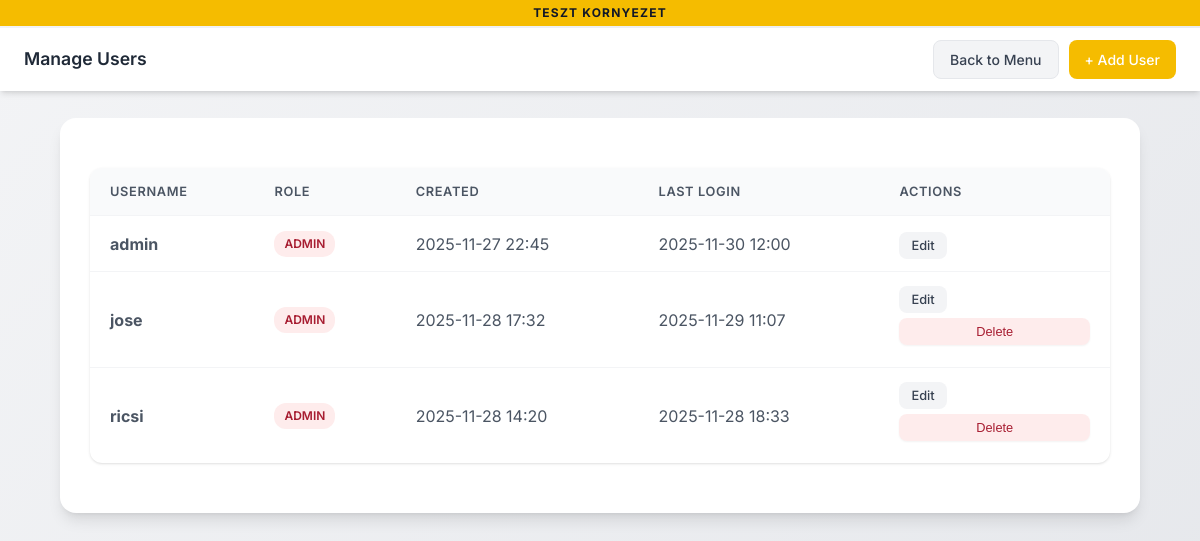
/manage_users (signed in), run on an earlier commit of the app's database.
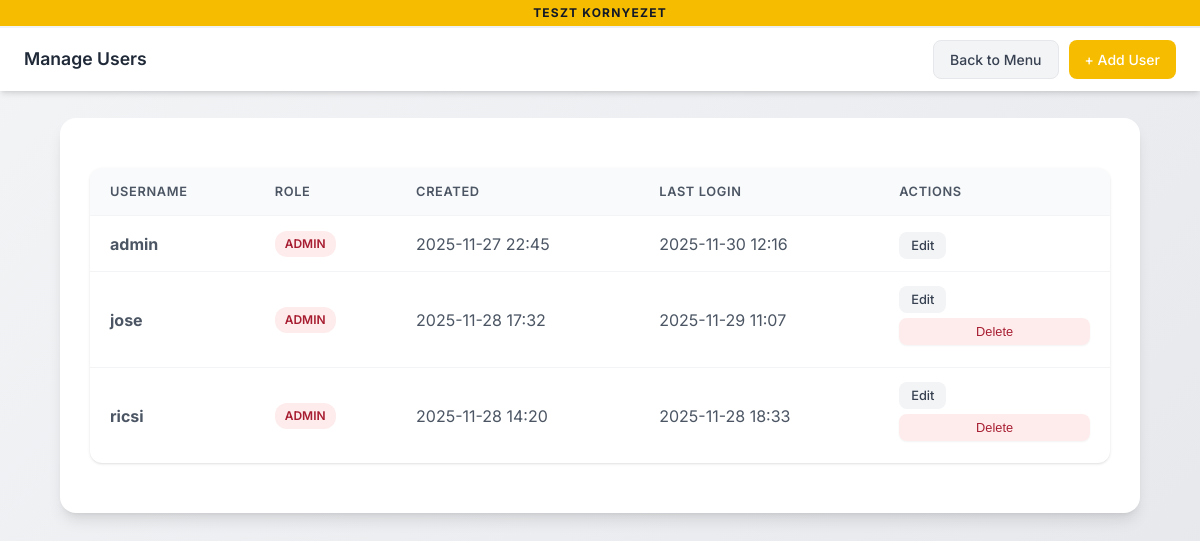
And on a later commit of the database.
### tables this page shows
CREATE TABLE users (
                id INTEGER PRIMARY KEY,
                username TEXT UNIQUE NOT NULL,
                password_hash TEXT NOT NULL,
                salt TEXT NOT NULL,
                role TEXT DEFAULT 'user',
                created_at TIMESTAMP DEFAULT CURRENT_TIMESTAMP,
                last_login TIMESTAMP
            );

### app.py (the view)
@app.route('/manage_users')
@admin_required
def manage_users():
    users = query_db("SELECT id, username, role, created_at, last_login FROM users ORDER BY username")
    return render_template('manage_users.html', users=users)

### app.py (called while the page is built)
def query_db(query: str, args: tuple = (), one: bool = False) -> list | sqlite3.Row | None:
    conn = sqlite3.connect(DATABASE)
    conn.row_factory = sqlite3.Row
    cur = conn.cursor()
    cur.execute(query, args)
    rv = cur.fetchall()
    conn.commit()
    conn.close()
    return (rv[0] if rv else None) if one else rv

def login_required(f):
    @wraps(f)
    def decorated_function(*args, **kwargs):
        if 'user_id' not in session:
            if request.is_json:
                return jsonify({"status": "error", "message": "Authentication required"}), 401
            return redirect(url_for('login', next=request.url))
        if 'last_activity' in session:
            last_activity = datetime.fromisoformat(session['last_activity'])
            if datetime.now() - last_activity > timedelta(minutes=SESSION_TIMEOUT_MINUTES):
                session.clear()
                if request.is_json:
                    return jsonify({"status": "error", "message": "Session expired"}), 401
                return redirect(url_for('login', next=request.url))
        session['last_activity'] = datetime.now().isoformat()
        return f(*args, **kwargs)
    return decorated_function

def admin_required(f):
    @wraps(f)
    @login_required
    def decorated_function(*args, **kwargs):
        if session.get('role') != 'admin':
            if request.is_json:
                return jsonify({"status": "error", "message": "Admin access required"}), 403
            return render_template('error.html', message="Admin access required"), 403
        return f(*args, **kwargs)
    return decorated_function

@app.before_request
def update_gauge_metrics():
    try:
        active_sessions = query_db("SELECT COUNT(*) as count FROM market_sessions WHERE closed_at IS NULL", one=True)
        active_market_sessions.set(active_sessions['count'] if active_sessions else 0)
        b2b_pending = query_db("SELECT COUNT(*) as count FROM b2b_orders WHERE status = 'pending'", one=True)
        orders_pending.labels(type='b2b').set(b2b_pending['count'] if b2b_pending else 0)
    except Exception as e:
        logging.debug(f"Metrics update skipped: {e}")  # Don't fail requests if metrics update fails

@app.context_processor
def inject_globals():
    return dict(
        billingo_env=BILLINGO_ENV,
        current_user=session.get('username'),
        is_admin=session.get('role') == 'admin'
    )

### templates/manage_users.html (shortened to what this page needs)
<!DOCTYPE html>
<html lang="en">
<head>
    <link rel="stylesheet" href="{{ url_for('static', filename='style.css') }}">
</head>
<body>
    <div class="env-indicator {{ 'test' if billingo_env == 'test' else 'prod' }}">
        {% if billingo_env == 'test' %}
            TESZT kornyezet
        {% else %}
            ÉLES RENDSZER
        {% endif %}
    </div>
    <nav class="top-nav">
        <span class="nav-title">Manage Users</span>
        <div class="nav-actions">
            <a href="{{ url_for('main_menu') }}" class="nav-btn secondary">Back to Menu</a>
            <a href="{{ url_for('add_user') }}" class="nav-btn primary">+ Add User</a>
        </div>
    </nav>
    <div class="container">
        {% if users %}
        <table class="users-table">
            <thead>
                <tr>
                    <th>Username</th>
                    <th>Role</th>
                    <th>Created</th>
                    <th>Last Login</th>
                    <th>Actions</th>
                </tr>
            </thead>
            <tbody>
                {% for user in users %}
                <tr>
                    <td><strong>{{ user[1] }}</strong></td>
                    <td>
                        <span class="role-badge {{ user[2] }}">{{ user[2]|upper }}</span>
                    </td>
                    <td>{{ user[3][:16] if user[3] else '-' }}</td>
                    <td>{{ user[4][:16] if user[4] else 'Never' }}</td>
                    <td>
                        <a href="{{ url_for('edit_user', id=user[0]) }}" class="action-btn edit">Edit</a>
                        {% if user[1] != current_user %}
                        <button onclick="deleteUser({{ user[0] }}, '{{ user[1] }}')" class="action-btn delete">Delete</button>
                        {% endif %}
                    </td>
                </tr>
                {% endfor %}
            </tbody>
        </table>
        {% else %}
        <div class="empty-state">
            <h3>No users found</h3>
            <p>Add your first user to get started.</p>
        </div>
        {% endif %}
    </div>
</body>
</html>

### static/style.css (style rules this page uses)
:root { --primary: #f5bc00; --primary-dark: #a71d31; --secondary-light: #eed25f; --secondary: #cd9a59; --secondary-dark: #794f2b; --success: #10b981; --success-dark: #059669; --warning: #f5bc00; --danger: #a71d31; --coffee: #794f2b; --coffee-light: #cd9a59; --gray-50: #f9fafb; --gray-100: #f3f4f6; --gray-200: #e5e7eb; --gray-300: #d1d5db; --gray-400: #9ca3af; --gray-500: #6b7280; --gray-600: #4b5563; --gray-700: #374151; --gray-800: #1f2937; --gray-900: #111827; --shadow-sm: 0 1px 2px 0 rgb(0 0 0 / 0.05); --shadow: 0 1px 3px 0 rgb(0 0 0 / 0.1), 0 1px 2px -1px rgb(0 0 0 / 0.1); --shadow-md: 0 4px 6px -1px rgb(0 0 0 / 0.1), 0 2px 4px -2px rgb(0 0 0 / 0.1); --shadow-lg: 0 10px 15px -3px rgb(0 0 0 / 0.1), 0 4px 6px -4px rgb(0 0 0 / 0.1); --radius: 12px; --radius-sm: 8px; --radius-lg: 16px; }
* { box-sizing: border-box; }
body { font-family: 'Inter', -apple-system, BlinkMacSystemFont, 'Segoe UI', Roboto, sans-serif; margin: 0; padding: 0; background: linear-gradient(135deg, var(--gray-100) 0%, var(--gray-200) 100%); color: var(--gray-800); min-height: 100vh; line-height: 1.5; }
.container { max-width: 90%; margin: 20px auto; padding: 30px; background: white; border-radius: var(--radius-lg); box-shadow: var(--shadow-lg); }
button { width: 100%; padding: 12px 24px; margin: 8px 0; border-radius: var(--radius-sm); border: none; background: linear-gradient(135deg, var(--primary) 0%, var(--primary-dark) 100%); color: white; font-weight: 600; font-size: 1rem; cursor: pointer; transition: all 0.2s ease; box-shadow: var(--shadow-sm); }
table { width: 100%; border-collapse: separate; border-spacing: 0; margin: 20px 0; border-radius: var(--radius); overflow: hidden; box-shadow: var(--shadow); }
table th { padding: 14px 16px; background: var(--gray-50); font-weight: 600; color: var(--gray-700); text-align: left; font-size: 0.875rem; text-transform: uppercase; letter-spacing: 0.05em; border-bottom: 2px solid var(--gray-200); }
table td { padding: 12px 16px; border-bottom: 1px solid var(--gray-100); color: var(--gray-600); }
table tr:last-child td { border-bottom: none; }
.container { animation: fadeIn 0.3s ease-out; }
.env-indicator { position: fixed; top: 0; left: 0; right: 0; padding: 4px 12px; text-align: center; font-size: 0.75rem; font-weight: 700; text-transform: uppercase; letter-spacing: 0.1em; z-index: 1000; }
.env-indicator.test { background: var(--warning); color: var(--gray-900); }

### templates/manage_users.html (style rules this page uses)
.env-indicator { position: fixed; top: 0; left: 0; right: 0; padding: 4px 12px; text-align: center; font-size: 0.75rem; font-weight: 700; text-transform: uppercase; letter-spacing: 0.1em; z-index: 1001; }
.env-indicator.test { background: var(--warning); color: var(--gray-900); }
.top-nav { position: fixed; top: 28px; left: 0; right: 0; background: white; padding: 12px 24px; display: flex; justify-content: space-between; align-items: center; box-shadow: var(--shadow-md); z-index: 100; }
.top-nav .nav-title { font-weight: 600; font-size: 1.1rem; color: var(--gray-800); }
.top-nav .nav-actions { display: flex; gap: 10px; }
.top-nav .nav-btn { padding: 8px 16px; border-radius: var(--radius-sm); font-size: 0.875rem; font-weight: 500; cursor: pointer; transition: all 0.2s; text-decoration: none; display: inline-flex; align-items: center; gap: 6px; border: none; }
.top-nav .nav-btn.secondary { background: var(--gray-100); color: var(--gray-700); border: 1px solid var(--gray-200); }
.top-nav .nav-btn.primary { background: var(--primary); color: white; }
body { padding-top: 98px; }
.container { margin-top: 20px; }
.users-table { width: 100%; background: white; border-radius: var(--radius); box-shadow: var(--shadow); overflow: hidden; }
.users-table th, .users-table td { padding: 14px 20px; text-align: left; border-bottom: 1px solid var(--gray-100); }
.users-table th { background: var(--gray-50); font-weight: 600; font-size: 0.8rem; text-transform: uppercase; letter-spacing: 0.05em; color: var(--gray-600); }
.role-badge { display: inline-block; padding: 4px 10px; border-radius: 12px; font-size: 0.75rem; font-weight: 600; }
.role-badge.admin { background: rgba(239, 68, 68, 0.1); color: var(--danger); }
.action-btn { padding: 6px 12px; border-radius: var(--radius-sm); font-size: 0.8rem; font-weight: 500; cursor: pointer; transition: all 0.2s; text-decoration: none; border: none; margin-right: 6px; }
.action-btn.edit { background: var(--gray-100); color: var(--gray-700); }
.action-btn.delete { background: rgba(239, 68, 68, 0.1); color: var(--danger); }

What changed in the data, as far as the page shows it:
changed users "admin": last_login "2025-11-30 12:00" → "2025-11-30 12:16"
